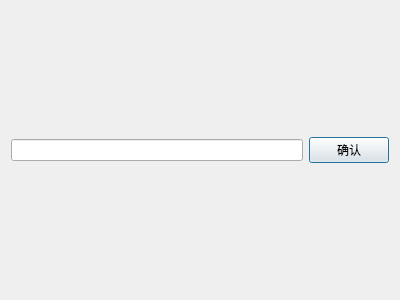
<?xml version="1.0" encoding="UTF-8"?>
<ui version="4.0">
 <class>Dialog</class>
 <widget class="QDialog" name="Dialog">
  <property name="geometry">
   <rect>
    <x>0</x>
    <y>0</y>
    <width>400</width>
    <height>300</height>
   </rect>
  </property>
  <property name="windowTitle">
   <string>Dialog</string>
  </property>
  <layout class="QHBoxLayout" name="horizontalLayout">
   <item>
    <widget class="QLineEdit" name="lineEdit"/>
   </item>
   <item>
    <widget class="QPushButton" name="comfirm">
     <property name="text">
      <string>确认</string>
     </property>
    </widget>
   </item>
  </layout>
 </widget>
 <resources/>
 <connections/>
</ui>
